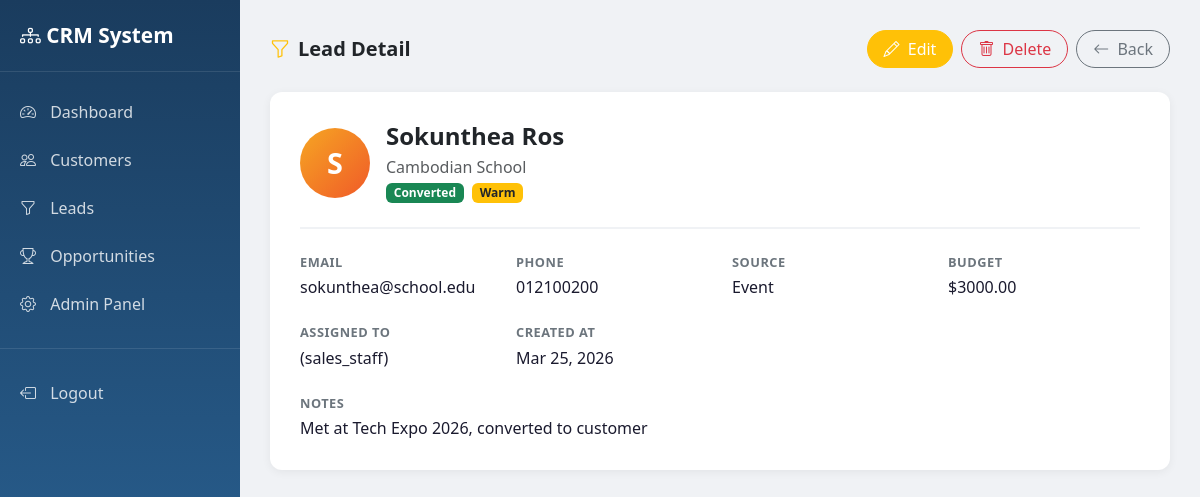
The page /leads/5/ (signed in) on the database its author committed.
### leads/models.py (models this page shows, shortened)
class Lead(models.Model):
    SOURCE_CHOICES = [
        ('website', 'Website'),
        ('referral', 'Referral'),
        ('social_media', 'Social Media'),
        ('cold_call', 'Cold Call'),
        ('event', 'Event'),
    ]
    STATUS_CHOICES = [
        ('new', 'New'),
        ('contacted', 'Contacted'),
        ('qualified', 'Qualified'),
        ('unqualified', 'Unqualified'),
        ('converted', 'Converted'),
    ]
    RATING_CHOICES = [
        ('hot', '🔥 Hot'),
        ('warm', '😊 Warm'),
        ('cold', '❄️ Cold'),
    ]
    full_name = models.CharField(max_length=200)
    email = models.EmailField(blank=True)
    phone = models.CharField(max_length=20, blank=True)
    company = models.CharField(max_length=200, blank=True)
    source = models.CharField(max_length=30, choices=SOURCE_CHOICES, blank=True)
    status = models.CharField(max_length=20, choices=STATUS_CHOICES, default='new')
    rating = models.CharField(max_length=10, choices=RATING_CHOICES, blank=True)
    budget = models.DecimalField(max_digits=12, decimal_places=2, null=True, blank=True)
    notes = models.TextField(blank=True)
    assigned_to = models.ForeignKey(User, on_delete=models.SET_NULL, null=True, blank=True)
    converted_customer = models.ForeignKey(Customer, on_delete=models.SET_NULL, null=True, blank=True)
    converted_at = models.DateTimeField(null=True, blank=True)
    created_at = models.DateTimeField(auto_now_add=True)
    updated_at = models.DateTimeField(auto_now=True)

### accounts/models.py (models this page shows)
class User(AbstractUser):
    ROLE_CHOICES = [
        ('admin', 'Admin'),
        ('sales_staff', 'Sales Staff'),
        ('customer_service', 'Customer Service'),
    ]
    phone = models.CharField(max_length=20, blank=True)
    role = models.CharField(max_length=20, choices=ROLE_CHOICES, default='sales_staff')
    profile_image = models.ImageField(upload_to='profiles/', blank=True, null=True)
    def __str__(self):
        return f"{self.get_full_name()} ({self.role})"

### leads/views.py (the view)
# urls.py: path('<int:pk>/', views.lead_detail, name='lead_detail'),
@login_required
def lead_detail(request, pk):
    lead = get_object_or_404(Lead, pk=pk)
    return render(request, 'leads/lead_detail.html', {'lead': lead})

### templates/leads/lead_detail.html (shortened to what this page needs)
<!DOCTYPE html>
<html lang="en">
<head>
    <link href="https://cdn.jsdelivr.net/npm/bootstrap@5.3.0/dist/css/bootstrap.min.css" rel="stylesheet">
    <link href="https://cdn.jsdelivr.net/npm/bootstrap-icons@1.10.0/font/bootstrap-icons.css" rel="stylesheet">
</head>
<body>
<div class="sidebar">
    <div class="brand"><i class="bi bi-diagram-3"></i> CRM System</div>
    <div class="mt-3">
        <a href="/dashboard/"><i class="bi bi-speedometer2"></i> Dashboard</a>
        <a href="/customers/"><i class="bi bi-people"></i> Customers</a>
        <a href="/leads/"><i class="bi bi-funnel"></i> Leads</a>
        <a href="/opportunities/"><i class="bi bi-trophy"></i> Opportunities</a>
        <a href="/admin/"><i class="bi bi-gear"></i> Admin Panel</a>
        <div style="border-top: 1px solid rgba(255,255,255,0.1); margin: 20px 0;"></div>
        <a href="/accounts/logout/"><i class="bi bi-box-arrow-left"></i> Logout</a>
    </div>
</div>
<div class="main-content">
    <div class="d-flex justify-content-between align-items-center mb-4">
        <h5 class="mb-0 fw-bold"><i class="bi bi-funnel text-warning me-2"></i>Lead Detail</h5>
        <div class="d-flex gap-2">
            <a href="/leads/{{ lead.pk }}/edit/" class="btn btn-warning rounded-pill px-3 text-white">
                <i class="bi bi-pencil me-1"></i> Edit
            </a>
            <a href="/leads/{{ lead.pk }}/delete/" class="btn btn-outline-danger rounded-pill px-3">
                <i class="bi bi-trash me-1"></i> Delete
            </a>
            <a href="/leads/" class="btn btn-outline-secondary rounded-pill px-3">
                <i class="bi bi-arrow-left me-1"></i> Back
            </a>
        </div>
    </div>
    <div class="detail-card">
        <div class="d-flex align-items-center gap-3 mb-4 pb-4" style="border-bottom: 2px solid #f0f2f5;">
            <div class="avatar">{{ lead.full_name|first|upper }}</div>
            <div>
                <h4 class="mb-1 fw-bold">{{ lead.full_name }}</h4>
                <span class="text-muted">{{ lead.company|default:"No company" }}</span>
                <div class="mt-1 d-flex gap-2">
                    <span class="badge
                        {% if lead.status == 'new' %}bg-primary
                        {% elif lead.status == 'contacted' %}bg-info
                        {% elif lead.status == 'qualified' %}bg-warning text-dark
                        {% elif lead.status == 'converted' %}bg-success
                        {% else %}bg-secondary{% endif %}">
                        {{ lead.get_status_display }}
                    </span>
                    {% if lead.rating == 'hot' %}
                        <span class="badge bg-danger"> Hot</span>
                    {% elif lead.rating == 'warm' %}
                        <span class="badge bg-warning text-dark"> Warm</span>
                    {% elif lead.rating == 'cold' %}
                        <span class="badge bg-info"> Cold</span>
                    {% endif %}
                </div>
            </div>
        </div>
        <div class="row g-4">
            <div class="col-md-3">
                <div class="info-label">Email</div>
                <div class="info-value">{{ lead.email|default:"—" }}</div>
            </div>
            <div class="col-md-3">
                <div class="info-label">Phone</div>
                <div class="info-value">{{ lead.phone|default:"—" }}</div>
            </div>
            <div class="col-md-3">
                <div class="info-label">Source</div>
                <div class="info-value">{{ lead.get_source_display|default:"—" }}</div>
            </div>
            <div class="col-md-3">
                <div class="info-label">Budget</div>
                <div class="info-value">{% if lead.budget %}${{ lead.budget }}{% else %}—{% endif %}</div>
            </div>
            <div class="col-md-3">
                <div class="info-label">Assigned To</div>
                <div class="info-value">{{ lead.assigned_to|default:"—" }}</div>
            </div>
            <div class="col-md-3">
                <div class="info-label">Created At</div>
                <div class="info-value">{{ lead.created_at|date:"M d, Y" }}</div>
            </div>
            {% if lead.notes %}
            <div class="col-md-12">
                <div class="info-label">Notes</div>
                <div class="info-value">{{ lead.notes }}</div>
            </div>
            {% endif %}
        </div>
    </div>
</div>
</body>
</html>

### templates/leads/lead_detail.html (style rules this page uses)
body { background-color: #f0f2f5; }
.sidebar { min-height: 100vh; background: linear-gradient(180deg, #1a3c5e 0%, #2d6a9f 100%); width: 240px; position: fixed; padding-top: 20px; }
.sidebar .brand { color: white; font-size: 1.3rem; font-weight: 700; padding: 0 20px 20px; border-bottom: 1px solid rgba(255,255,255,0.1); }
.sidebar a { color: rgba(255,255,255,0.8); text-decoration: none; display: block; padding: 12px 20px; transition: all 0.2s; }
.sidebar a i { margin-right: 10px; }
.main-content { margin-left: 240px; padding: 30px; }
.detail-card { background: white; border-radius: 12px; padding: 30px; box-shadow: 0 2px 10px rgba(0,0,0,0.06); }
.info-label { font-size: 0.8rem; text-transform: uppercase; letter-spacing: 0.5px; color: #6c757d; font-weight: 600; }
.info-value { font-size: 1rem; color: #1a1a2e; margin-top: 3px; }
.avatar { width: 70px; height: 70px; border-radius: 50%; background: linear-gradient(135deg, #f6a623, #f05a28); display: flex; align-items: center; justify-content: center; color: white; font-size: 1.8rem; font-weight: 700; }

### rows shown on the page
Lead: full_name|first "S", full_name "Sokunthea Ros", company "Cambodian School", status "Converted", email "sokunthea@school.edu", phone "012100200", source "Event", budget "3000.00", assigned_to "(sales_staff)", created_at "Mar 25, 2026", notes "Met at Tech Expo 2026, converted to customer"
